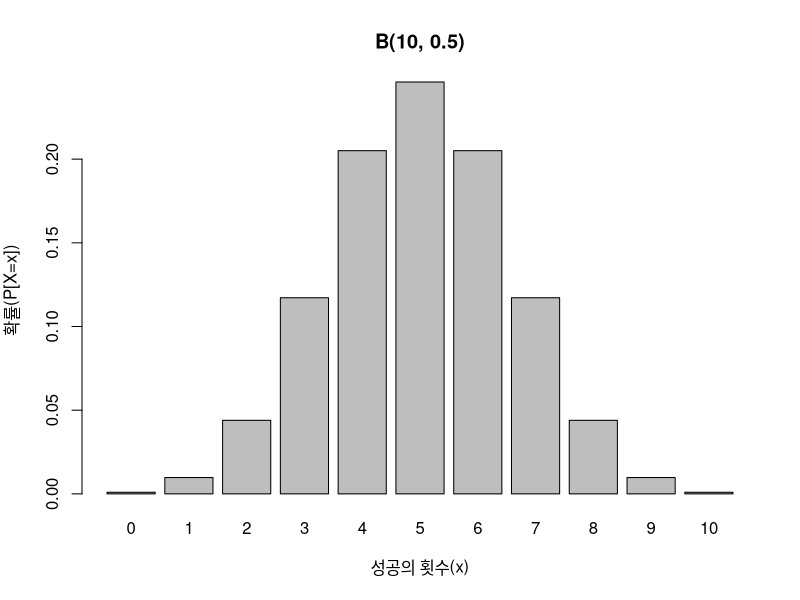
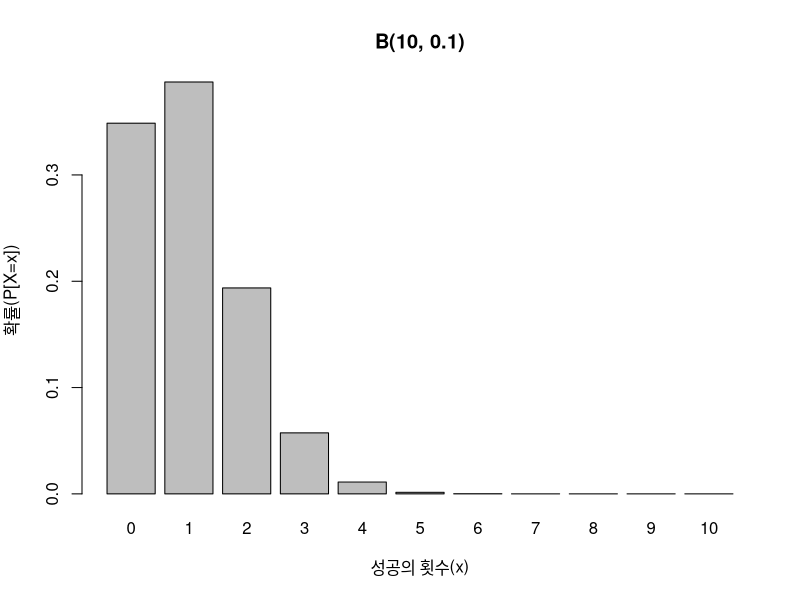
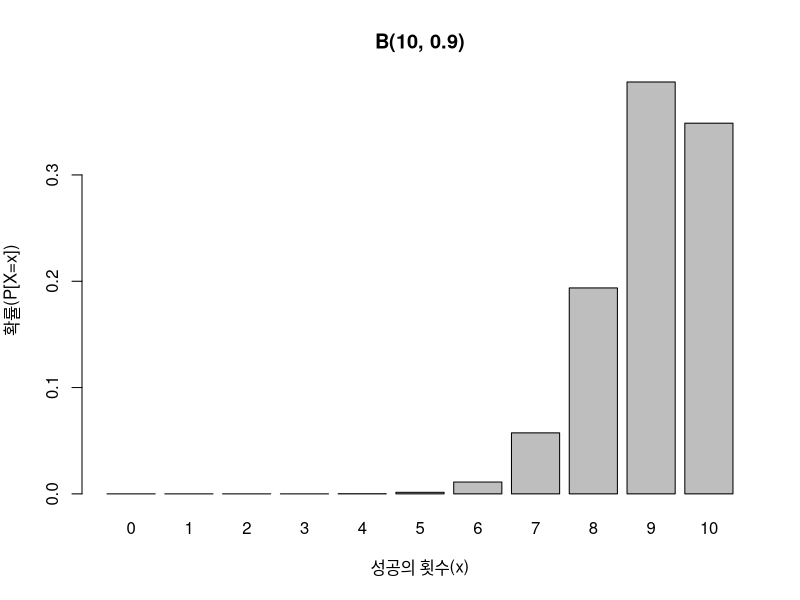

Reproduce these figures in R, in order.
# figure 18~20
n <- 10
x <- 0:n

p <- 0.5
px <- dbinom(x, size=n, prob=p)
barplot(px, names=x, xlab="성공의 횟수(x)",
        ylab="확률(P[X=x])",
        main="B(10, 0.5)")


p <- 0.1
px <- dbinom(x, size=n, prob=p)
barplot(px, names=x, xlab="성공의 횟수(x)",
        ylab="확률(P[X=x])",
        main="B(10, 0.1)")


p <- 0.9
px <- dbinom(x, size=n, prob=p)
barplot(px, names=x, xlab="성공의 횟수(x)",
        ylab="확률(P[X=x])",
        main="B(10, 0.9)")